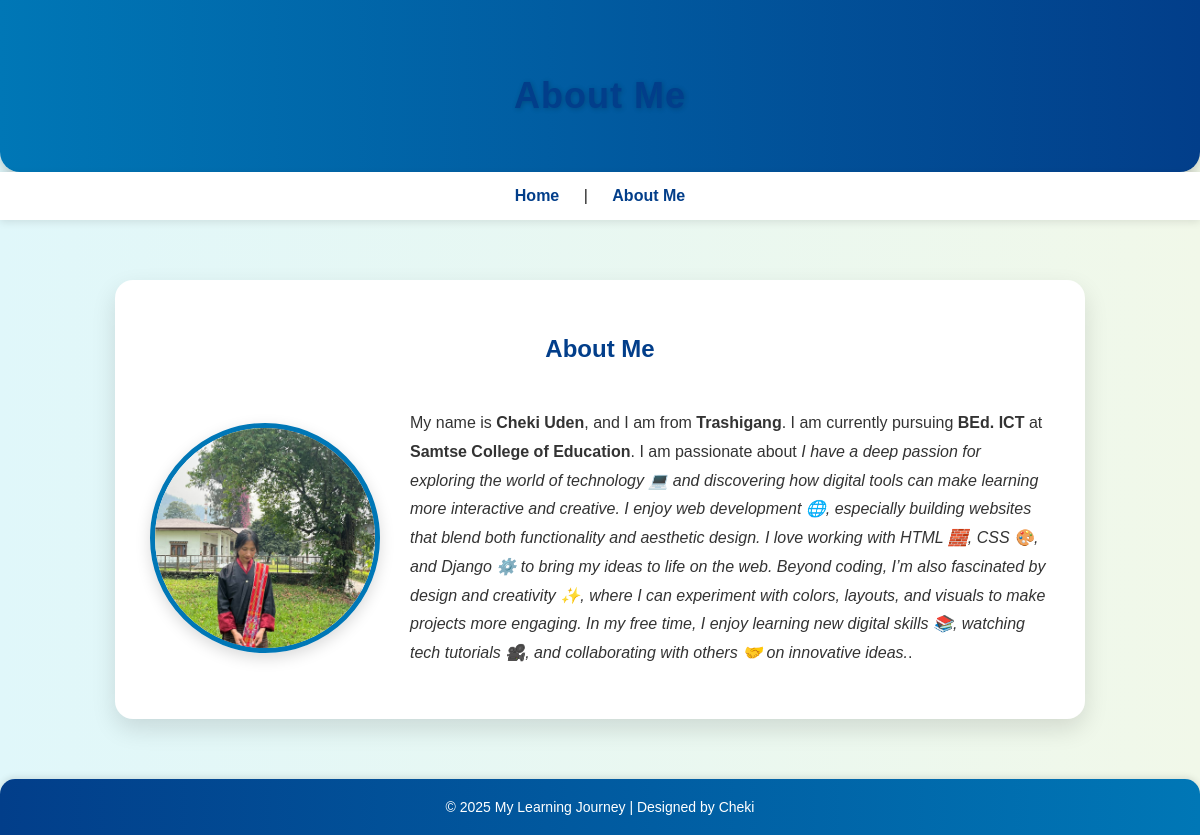
The page /about/ on the database its author committed.
### cuJourney/models.py (models this page shows, shortened)
class AboutMe(models.Model):
    name = models.CharField(max_length=100)
    place = models.CharField(max_length=200)
    education = models.CharField(max_length=200)
    college = models.CharField(max_length=200)
    interests = models.TextField()

### cuJourney/views.py (the view)
# urls.py: path('about/', views.about_me, name='about_me'),
def about_me(request):
    about = AboutMe.objects.first()
    return render(request, 'aboutMe.html', {'about': about})

### cuJourney/templates/aboutme.html (shortened to what this page needs)
{% load static %}
<!DOCTYPE html>
<html lang="en">
<head>
    <link rel="stylesheet" href="{% static 'styles/styles.css' %}">
</head>
<body>
    <header>
        <h1>About Me</h1>
    </header>
    <nav>
        <a href="/">Home</a> |
        <a href="/about/">About Me</a>
    </nav>
    <section id="about" class="section">
        <div class="container">
            <h2>About Me</h2>
            <div class="section-content">
                <img src="{% static 'images/about.jpg' %}" alt="About Me" class="section-img">
                {% if about %}
                <p>
                    My name is <strong>{{ about.name }}</strong>, and I am from
                    <strong>{{ about.place }}</strong>.
                    I am currently pursuing <strong>{{ about.education }}</strong>
                    at <strong>{{ about.college }}</strong>.
                    I am passionate about <em>{{ about.interests }}</em>.
                </p>
                {% else %}
                <p>No personal information has been added yet.</p>
                {% endif %}
            </div>
        </div>
    </section>
    <footer>
        © 2025 My Learning Journey | Designed by Cheki
    </footer>
</body>
</html>

### cuJourney/static/styles/styles.css (style rules this page uses)
body { font-family: 'Poppins', sans-serif; background: linear-gradient(to right, #e0f7fa, #f1f8e9); color: #222; margin: 0; padding: 0; }
header { background: linear-gradient(90deg, #0077b6, #023e8a); color: white; text-align: center; padding: 35px 10px; letter-spacing: 1px; box-shadow: 0 4px 12px rgba(0,0,0,0.2); border-bottom-left-radius: 20px; border-bottom-right-radius: 20px; }
h1 { text-align: center; font-size: 36px; color: #023e8a; margin: 40px 0 20px 0; letter-spacing: 1px; font-weight: 700; text-shadow: 1px 1px 5px rgba(0,0,0,0.2); transition: transform 0.3s, color 0.3s; }
nav { text-align: center; background-color: #ffffff; padding: 15px 0; box-shadow: 0 2px 8px rgba(0,0,0,0.1); margin-bottom: 30px; }
nav a { color: #023e8a; text-decoration: none; margin: 0 20px; font-weight: 600; font-size: 16px; transition: all 0.3s ease; }
.section { max-width: 900px; margin: 60px auto; background-color: #ffffff; padding: 35px; border-radius: 18px; box-shadow: 0 10px 25px rgba(0,0,0,0.12); }
.section h2 { text-align: center; color: #023e8a; margin-bottom: 30px; font-size: 24px; }
.section-content { display: flex; align-items: center; justify-content: space-between; gap: 30px; flex-wrap: wrap; }
.section-img { width: 220px; height: 220px; border-radius: 50%; object-fit: cover; border: 5px solid #0077b6; box-shadow: 0 5px 15px rgba(0,0,0,0.15); }
.section-content p { flex: 1; line-height: 1.8; font-size: 16px; color: #333; }
footer { background: linear-gradient(90deg, #023e8a, #0077b6); color: white; text-align: center; padding: 20px; margin-top: 50px; font-size: 14px; box-shadow: 0 -2px 6px rgba(0,0,0,0.1); border-top-left-radius: 15px; border-top-right-radius: 15px; }

### rows shown on the page
AboutMe: name "Cheki Uden", place "Trashigang", education "BEd. ICT", college "Samtse College of Education", interests "I have a deep passion for exploring the world of technology 💻 and discovering how digital tools can make learning more interactive and creative. I enjoy web development 🌐, especially building websites that blend both functionality and aesthetic design. I love working with HTML 🧱, CSS 🎨, and Django ⚙️ to bring my ideas to life on the web. Beyond coding, I’m also fascinated by design and creativity ✨, where I can experiment with colors, layouts, and visuals to make projects more engaging. In my free time, I enjoy learning new digital skills 📚, watching tech tutorials 🎥, and collaborating with others 🤝 on innovative ideas."
